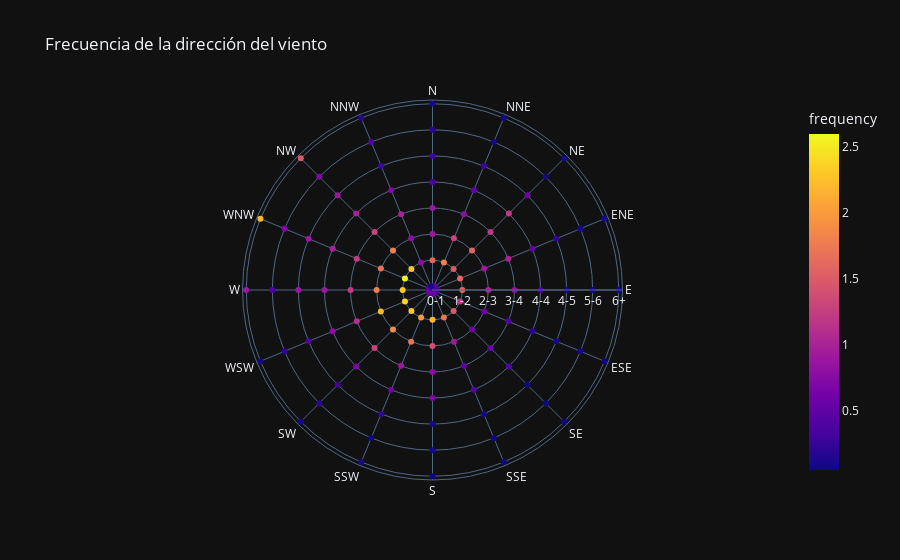

Source (notebook cell):
### Code cell
fig2= px.scatter_polar(data_frame=wind,theta='direction',r='strength',color='frequency',title='Frecuencia de la dirección del viento',template='plotly_dark')
fig2.show()

### Figure 1 — Plotly figure (JSON) as saved in the notebook; plotly's stock layout.template omitted (floating-point values rounded to 4 significant figures)
{"data": [{"hovertemplate": "strength=%{r}<br>direction=%{theta}<br>frequency=%{marker.color}<extra></extra>", "legendgroup": "", "marker": {"color": [0.5, 0.6, 0.5, 0.4, 0.4, 0.3, 0.4, 0.4, 0.6, 0.4, 0.5, 0.6, 0.6, 0.5, 0.4, 0.1, 1.6, 1.8, 1.5, 1.6, 1.6, 1.2, 1.5, 1.7, 2.2, 2, 2.3, 2.4, 2.3, 2.6, 2.3, 0.8, 0.9, 1.3, 1.6, 0.9, 1, 0.6, 0.6, 0.9, 1.4, 1.7, 1.9, 2.2, 1.8, 1.7, 1.8, 0.8, 0.9, 0.8, 1.2, 1, 0.8, 0.4, 0.5, 0.5, 0.8, 0.9, 1.3, 1.1, 1.2, 1.2, 1.3, 1, 0.4, 0.5, 1.2, 0.5, 0.4, 0.2, 0.4, 0.4, 0.7, 0.6, 0.7, 0.8, 0.9, 1, 1, 0.7, 0.3, 0.3, 0.6, 0.2, 0.1, 0.1, 0.05, 0.1, 0.1, 0.2, 0.3, 0.4, 0.9, 0.9, 0.9, 0.3, 0.2, 0.1, 0.1, 0.1, 0.1, 0.1, 0.05, 0.05, 0.1, 0.05, 0.2, 0.2, 0.4, 0.7, 0.7, 0.4, 0.1, 0.1, 0.1, 0.1, 0.1, 0.05, 0.05, 0.05, 0.05, 0.1, 0.1, 0.1, 0.9, 2.2, 1.5, 0.2], "coloraxis": "coloraxis", "symbol": "circle"}, "mode": "markers", "name": "", "r": ["0-1", "0-1", "0-1", "0-1", "0-1", "0-1", "0-1", "0-1", "0-1", "0-1", "0-1", "0-1", "0-1", "0-1", "0-1", "0-1", "1-2", "1-2", "1-2", "1-2", "1-2", "1-2", "1-2", "1-2", "1-2", "1-2", "1-2", "1-2", "1-2", "1-2", "1-2", "1-2", "2-3", "2-3", "2-3", "2-3", "2-3", "2-3", "2-3", "2-3", "2-3", "2-3", "2-3", "2-3", "2-3", "2-3", "2-3", "2-3", "3-4", "3-4", "3-4", "3-4", "3-4", "3-4", "3-4", "3-4", "3-4", "3-4", "3-4", "3-4", "3-4", "3-4", "3-4", "3-4", "4-4", "4-4", "4-4", "4-4", "4-4", "4-4", "4-4", "4-4", "4-4", "4-4", "4-4", "4-4", "4-4", "4-4", "4-4", "4-4", "4-5", "4-5", "4-5", "4-5", "4-5", "4-5", "4-5", "4-5", "4-5", "4-5", "4-5", "4-5", "4-5", "4-5", "4-5", "4-5", "5-6", "5-6", "5-6", "5-6", "5-6", "5-6", "5-6", "5-6", "5-6", "5-6", "5-6", "5-6", "5-6", "5-6", "5-6", "5-6", "6+", "6+", "6+", "6+", "6+", "6+", "6+", "6+", "6+", "6+", "6+", "6+", "6+", "6+", "6+", "6+"], "showlegend": false, "subplot": "polar", "theta": ["N", "NNE", "NE", "ENE", "E", "ESE", "SE", "SSE", "S", "SSW", "SW", "WSW", "W", "WNW", "NW", "NNW", "N", "NNE", "NE", "ENE", "E", "ESE", "SE", "SSE", "S", "SSW", "SW", "WSW", "W", "WNW", "NW", "NNW", "N", "NNE", "NE", "ENE", "E", "ESE", "SE", "SSE", "S", "SSW", "SW", "WSW", "W", "WNW", "NW", "NNW", "N", "NNE", "NE", "ENE", "E", "ESE", "SE", "SSE", "S", "SSW", "SW", "WSW", "W", "WNW", "NW", "NNW", "N", "NNE", "NE", "ENE", "E", "ESE", "SE", "SSE", "S", "SSW", "SW", "WSW", "W", "WNW", "NW", "NNW", "N", "NNE", "NE", "ENE", "E", "ESE", "SE", "SSE", "S", "SSW", "SW", "WSW", "W", "WNW", "NW", "NNW", "N", "NNE", "NE", "ENE", "E", "ESE", "SE", "SSE", "S", "SSW", "SW", "WSW", "W", "WNW", "NW", "NNW", "N", "NNE", "NE", "ENE", "E", "ESE", "SE", "SSE", "S", "SSW", "SW", "WSW", "W", "WNW", "NW", "NNW"], "type": "scatterpolar"}], "layout": {"coloraxis": {"colorbar": {"title": {"text": "frequency"}}, "colorscale": [[0, "#0d0887"], [0.1111, "#46039f"], [0.2222, "#7201a8"], [0.3333, "#9c179e"], [0.4444, "#bd3786"], [0.5556, "#d8576b"], [0.6667, "#ed7953"], [0.7778, "#fb9f3a"], [0.8889, "#fdca26"], [1, "#f0f921"]]}, "legend": {"tracegroupgap": 0}, "polar": {"angularaxis": {"direction": "clockwise", "rotation": 90}, "domain": {"x": [0, 1], "y": [0, 1]}}, "title": {"text": "Frecuencia de la dirección del viento"}}}
